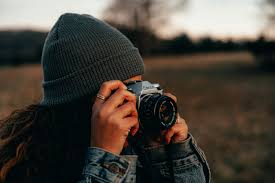
#> input picture day5_assesment/download.jpg, 275 x 183 px
$ python sift_algo.py
#> lines starting #> are read from the running program, lines starting #| are printed output that depends on the picture; after the words box and inside, x2 and y2 are one past the last pixel; in counts of white or black regions, pixels touching at a corner belong together
import cv2
import matplotlib.pyplot as plt

img = cv2.imread("download.jpg")
#> img is the input picture: shape (183, 275, 3); mean B, G, R 58.9, 66.6, 72.7

gray = cv2.cvtColor(img,cv2.COLOR_BGR2GRAY)
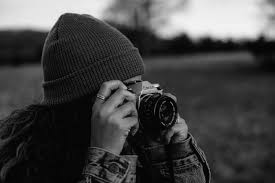
#> gray: shape (183, 275); min 0, max 245, mean 67.6
threshold , thresh = cv2.threshold(gray,127,255,cv2.THRESH_BINARY)
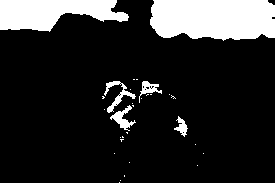
#> thresh: shape (183, 275); 16.3% white; 30 white regions (24 under 20 px), largest, box (x1, y1, x2, y2) and area: (150, 0, 275, 41) 4568, (0, 0, 129, 32) 2755, (104, 81, 136, 113) 275, (110, 105, 136, 131) 241, (139, 81, 162, 103) 171, (174, 116, 188, 137) 132

#SIFT
sift = cv2.SIFT_create()
keypoints, descriptors = sift.detectAndCompute(gray,None)
#> keypoints = 171 keypoints; strongest (x, y, size): (157, 85, 2.4), (158, 88, 2.1), (182, 45, 15.1), (208, 45, 12.6)

img_sift = cv2.drawKeypoints(img,keypoints,None,flags = cv2.DRAW_MATCHES_FLAGS_DRAW_RICH_KEYPOINTS)
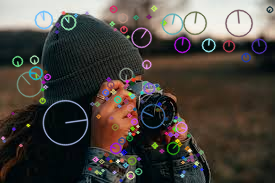
#> img_sift: shape (183, 275, 3); mean B, G, R 64.5, 70.3, 75.6

plt.imshow(cv2.cvtColor(img_sift,cv2.COLOR_BGR2RGB))
plt.axis("off")
plt.show()
